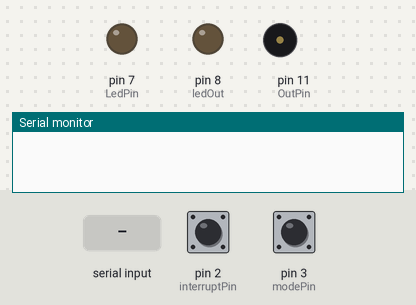
The sketch below on a simulated Arduino Uno, built with avr-gcc and run on an emulated ATmega328P. Shown: output pins drawn as LEDs (lit = HIGH), buzzer (waves = sounding), the last lines printed to the serial monitor. Dashed ring = blinking. Inputs (shaded band) come from the test bench; at power-on: pin 3 (modePin) LOW, pin 2 (interruptPin) HIGH.

Above: at 1.2 s.
1.3 s: pin 3 (modePin) pulled HIGH for 0.15 s
At 1.9 s:
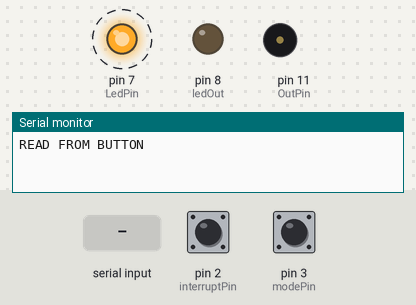
4.4 s: pin 2 (interruptPin) pulled LOW for 0.15 s
At 4.4 s:
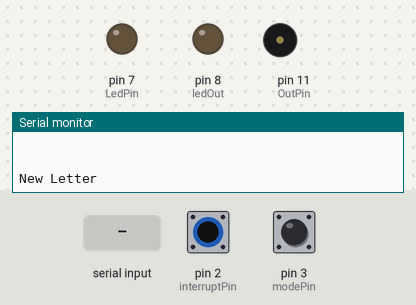
6.0 s: pin 2 (interruptPin) pulled LOW for 1 s
At 7.5 s:
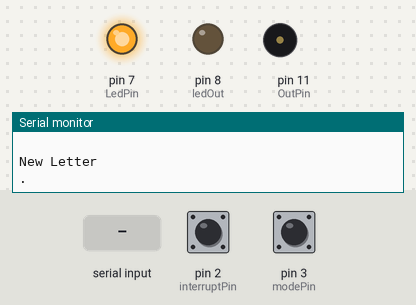
8.5 s: pin 2 (interruptPin) driven LOW and pin 3 (modePin) driven HIGH
10.0 s: "." received over Serial
At 10.8 s:
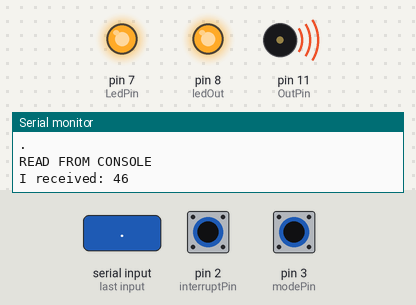
13.0 s: "a" received over Serial
Timing chart, 0 to 16.5 s (numbered marks = the images above; inputs shaded):
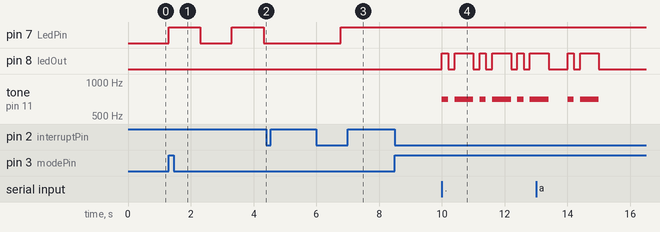

The sketch:

Morse_tone.ino
```cpp
#include "Timer.h"

  Timer t;

  int timeUnit = 200;
  int toneFreq = 700;
  int OutPin = 11;
  // Output LED to display received message.
  int ledOut = 8;

  int countID = 0;
  char readChars[] = {' ', ' ', ' ', ' ', ' ', ' '};

  int countChar = 0;
  int countSpace = 0;

  int LedPin = 7;
  int interruptPin = 2;

  bool enableBttnRead = false;

  int modePin = 3;
  int mode = 0;

  int dotDelay = timeUnit;
  int dashDelay = timeUnit*3;

  int letterDelay = timeUnit*2;
  int wordDelay = timeUnit*4;

//TEST
  int cnt = 0;
//============

void setup() {

  t.every(1000,timerISR);

  pinMode(interruptPin, INPUT_PULLUP);
  attachInterrupt(digitalPinToInterrupt(interruptPin), readButton, RISING);

  pinMode(modePin, INPUT_PULLUP);
  attachInterrupt(digitalPinToInterrupt(modePin), modeChange, RISING);

  // Set up serial
  Serial.begin(9600);

  pinMode(ledOut, OUTPUT);
  pinMode(LedPin, OUTPUT);
  pinMode(modePin, INPUT);
  //pinMode(inputPin, INPUT);
}

void loop() {

  if(mode == 1) {
    t.update();
    enableBttnRead = true;
    DisplayReadChar();
  }
  else
  {
    readFromConsole();
    enableBttnRead = false;
  }
}

void modeChange() {
  if(mode == 0) {
    mode = 1;
    Serial.println("READ FROM BUTTON");
  }
  else
  {
    mode = 0;
    Serial.println("READ FROM CONSOLE");
  }
}

//=================================================

void readButton() {
  if(enableBttnRead) {
    while(digitalRead(interruptPin)) {
      countChar++;
      delay(10);
    }

    if(countChar > 1500) {
      Serial.println("-");
      readChars[countID] = '-';
    } else if (countChar > 300){
      Serial.println(".");
      readChars[countID] = '.';
    }

    if(countID > 4) {
      countID = 0;
    } else {
      countID++;
    }

    countChar = 0;
    countSpace = 0;
  }
}

//==================================================
// Tiimer overflow
void timerISR() {
  digitalWrite(LedPin,!digitalRead(LedPin));
  countSpace++;
}

//====================================================
// Display characters
void DisplayReadChar() {
    if(countSpace > 6) {
    // NEW WORD
    Serial.println("New Word");
    countSpace = 0;
  }
  else if(countSpace == 3) {
    // NEW LETTER

    for(int i=0; i<6; i++) {
      Serial.println(readChars[i]);
      //readChars[i] = ' ';
    }
    Serial.println("New Letter");
  }
}

//====================================================
// Read from the console
void readFromConsole() {
  if(Serial.available() > 0) {
    int readChar = Serial.read();

    Serial.print("I received: ");
    Serial.println(readChar, DEC);

    DecideTone(readChar);
  }
}

//===================================================
// Decide which tone shoud be played
void DecideTone(int inChar){
  // Only allow characters that are lowercase letters or numbers(0-9) or SPACE or "."
    if((inChar > 96 && inChar < 123) || (inChar > 47 && inChar < 58) || inChar == 32 || inChar == 46) {
      switch(inChar) {
        case 97: // a
          playTone('.','-',' ',' ',' ',' ');
        break;
        case 98: // b
          playTone('-','.','.','.',' ',' ');
        break;
        case 99: // c
          playTone('-','.','-','.',' ',' ');
        break;
        case 100: // d
          playTone('-','.','.',' ',' ',' ');
        break;
        case 101: // e
          playTone('.',' ',' ',' ',' ',' ');
        break;
        case 102: // f
          playTone('.','.','-','.',' ',' ');
        break;
        case 103: // g
          playTone('-','-','.',' ',' ',' ');
        break;
        case 104: // h
          playTone('.','.','.','.',' ',' ');
        break;
        case 105: // i
          playTone('.','.',' ',' ',' ',' ');
        break;
        case 106: // j
          playTone('.','-','-','-',' ',' ');
        break;
        case 107: // k
          playTone('-','.','-',' ',' ',' ');
        break;
        case 108: // l
          playTone('.','-','.','.',' ',' ');
        break;
        case 109: // m
          playTone('-','-',' ',' ',' ',' ');
        break;
        case 110: // n
          playTone('-','.',' ',' ',' ',' ');
        break;
        case 111: // o
          playTone('-','-','-',' ',' ',' ');
        break;
        case 112: // p
          playTone('.','-','-','.',' ',' ');
        break;
        case 113: // q
          playTone('-','-','.','-',' ',' ');
        break;
        case 114: // r
          playTone('.','-','.',' ',' ',' ');
        break;
        case 115: // s
          playTone('.','.','.',' ',' ',' ');
        break;
        case 116: // t
          playTone('-',' ',' ',' ',' ',' ');
        break;
        case 117: // u
          playTone('.','.','-',' ',' ',' ');
        break;
        case 118: // v
          playTone('.','.','.','-',' ',' ');
        break;
        case 119: // w
          playTone('.','-','-',' ',' ',' ');
        break;
        case 120: // x
          playTone('-','.','.','-',' ',' ');
        break;
        case 121: // y
          playTone('-','.','-','-',' ',' ');
        break;
        case 122: // z
          playTone('-','-','.','.',' ',' ');
        break;
        case 48: // 0
          playTone('-','-','-','-','-',' ');
        break;
        case 49: // 1
          playTone('.','-','-','-','-',' ');
        break;
        case 50: // 2
          playTone('.','.','-','-','-',' ');
        break;
        case 51: // 3
          playTone('.','.','.','-','-',' ');
        break;
        case 52: // 4
          playTone('.','.','.','.','-',' ');
        break;
        case 53: // 5
          playTone('.','.','.','.','.',' ');
        break;
        case 54: // 6
          playTone('-','.','.','.','.',' ');
        break;
        case 55: // 7
          playTone('-','-','.','.','.',' ');
        break;
        case 56: // 8
          playTone('-','-','-','.','.',' ');
        break;
        case 57: // 9
          playTone('-','-','-','-','.',' ');
        break;
        case 46: // .
          playTone('.','-','.','-','.','-');
        break;
        case 32: // SPACE
          delay(wordDelay);
        break;
      }
    }
}


//====================================================

// Plays the tone sequence based on input
// Max number of characters (i.e dots and dashes) to represent a Letter is 6.
void playTone(char char0, char char1, char char2, char char3, char char4, char char5) {

  if(char0 == '.') {
    playDot();
  }
  else if(char0 == '-') {
    playDash();
  }
//----------------------------------
  if(char1 == '.') {
    playDot();
  }
  else if(char1 == '-') {
    playDash();
  }
//----------------------------------
  if(char2 == '.') {
    playDot();
  }
  else if(char2 == '-') {
    playDash();
  }
//----------------------------------
  if(char3 == '.') {
    playDot();
  }
  else if(char3 == '-') {
    playDash();
  }
//----------------------------------
  if(char4 == '.') {
    playDot();
  }
  else if(char4 == '-') {
    playDash();
  }
//----------------------------------
  if(char5 == '.') {
    playDot();
  }
  else if(char5 == '-') {
    playDash();
  }
//--------------------------------
  delay(letterDelay);
}

// Plays the sound for DOT and blink led
void playDot(){
  tone(OutPin,toneFreq,timeUnit);
  digitalWrite(ledOut, HIGH);
  delay(dotDelay);
  digitalWrite(ledOut, LOW);
  delay(timeUnit);
}

// Plays the sound for DASH and blink led
void playDash() {
  tone(OutPin,toneFreq,timeUnit*3);
  digitalWrite(ledOut, HIGH);
  delay(dashDelay);
  digitalWrite(ledOut, LOW);
  delay(timeUnit);
}
```

Measured:
- after the input at 1.3 s, pin 7 (LedPin): alternates HIGH for 1.0 s and LOW for 1.0 s, starting at once
- after the input at 4.4 s, pin 7 (LedPin): stays LOW (without the input it goes to HIGH after 0.92 s)
- after the input at 6.0 s, pin 7 (LedPin): LOW → HIGH after 0.77 s
- after the input at 10.0 s, pin 8 (ledOut): LOW → HIGH at once, then repeats every 1.2 s: LOW 0.20 s, HIGH 0.60 s, LOW 0.20 s, HIGH 0.20 s; tone on pin 11 (OutPin): silent → 700 Hz at once, then repeats every 1.2 s: silent 0.20 s, 700 Hz 0.60 s, silent 0.20 s, 700 Hz 0.20 s
